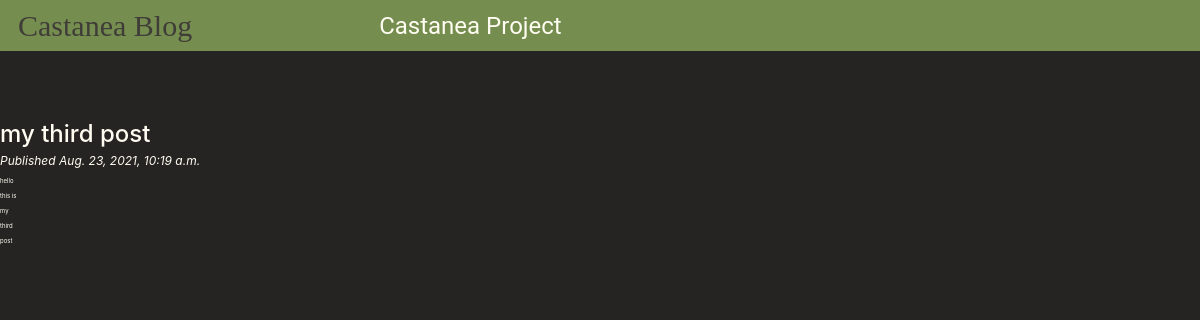
The app's page /blog/2021/8/23/my-third-post/ with its own data.
### blog/models.py (models this page shows, shortened)
class Post(models.Model):
    STATUS_CHOICES = (
            ('draft', 'Draft'),
            ('published', 'Published'),
        )
    title = models.CharField(max_length=250)
    slug = models.SlugField(max_length=250,
            unique_for_date='publish')
    body = RichTextField(blank=True, null=True)
    publish = models.DateTimeField(default=timezone.now)
    created = models.DateTimeField(auto_now_add=True)
    updated = models.DateTimeField(auto_now=True)
    status = models.CharField(max_length=10,
            choices=STATUS_CHOICES,
            default='draft')
    class Meta:
        ordering = ('-publish',)

### blog/views.py (the view)
def post_detail(request, year, month, day, post):
    post = get_object_or_404(Post, slug=post,
            status='published',
            publish__year=year,
            publish__month=month,
            publish__day=day)
    return render(request,
            'blog/post/detail.html',
            {'post': post})

### blog/templates/blog/post/detail.html (shortened to what this page needs)
{% extends "blog/base.html" %}
{% block content %}
	<h1>{{ post.title }}</h1>
	<p class="date">
		Published {{ post.publish }}
	</p>
	{{ post.body|safe|linebreaks }}
{% endblock %}

### blog/static/css/blog.css (style rules this page uses)
html { font-family: sans-serif; font-size: 6px; }
body { background-color: #252422; color: #fffcf2; }
h1 { font-size: 4rem; }
.date { font-size: 2rem; font-style: italic; }

### records on screen
Post: title "my third post", publish "Aug. 23, 2021, 10:19 a.m.", body "hello this is my third post"
